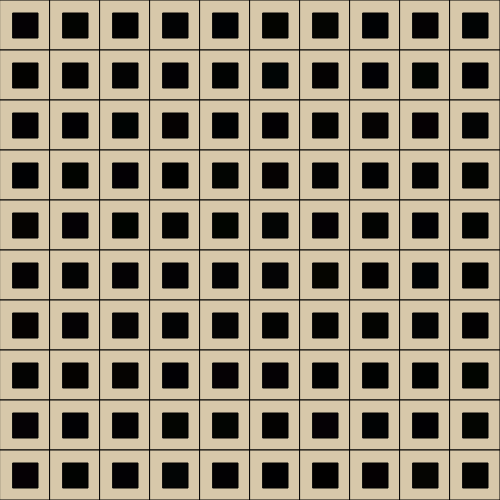
Frame 1 (no input)
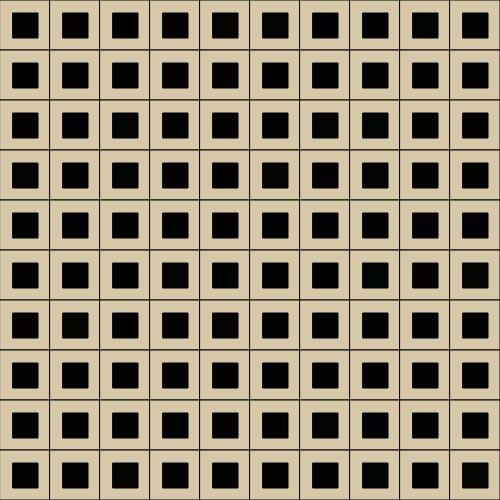
Frame 60 (no input)
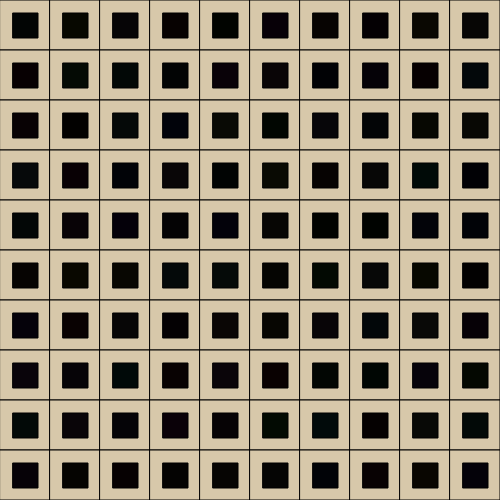
Frame 120 (the mouse pressed at the canvas centre since frame 60)

The p5.js sketch that drew these frames (run headless with seeded random() and noise() and a simulated clock; from frame 60 on, the mouse is pressed at the canvas centre):

// p5.js sketch
// ── sketch.js
//https://github.com/stavrosdidakis/DAT-GAD-405_2017
//https://p5js.org

//DAT405 / GAD405
//03_NestedForLoop - Visual

let size = 50;
let cent = 13;
var colval = 0;

function setup() {
  createCanvas(500, 500);
  
}

function mouseMoved(){
    colval = colval + 5;
    if (colval > 255){
        colval =0;
    }
}

function draw() {
    

  //Run the nested loop for x, and y
  for (let y = 0; y < 10; y++) {
    for (let x = 0; x < 10; x++) {
      //Draw the shape at the corresponding position
      //This will generate a dynamic position for the x and y
      //The shape is redrawn as many times as the loop says (in this case 100)
        fill(215, 200, 170);
        rect(size * x, size * y, size, size);
        
        
        fill(random(colval), random(colval),random(colval));
        rect(size* x +13 , size * y + 13, 25, 25);
    }     
  }  
}
